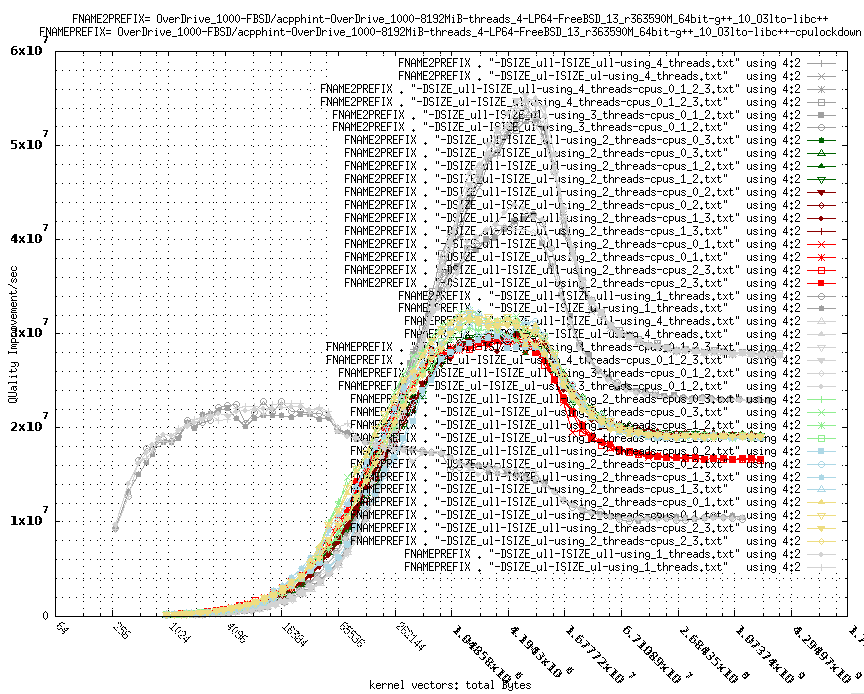

Write the gnuplot code that produced this figure.
reset session
GNUTERM = "x11"
COMPILERLIBRARY= "g++_10_O3lto-libc++-cpulockdown"
FNAMEPREFIX=     "OverDrive_1000-FBSD/acpphint-OverDrive_1000-8192MiB-threads_4-LP64-FreeBSD_13_r363590M_64bit-" . COMPILERLIBRARY
COMPILERLIBRARY2="g++_10_O3lto-libc++"
FNAME2PREFIX=    "OverDrive_1000-FBSD/acpphint-OverDrive_1000-8192MiB-threads_4-LP64-FreeBSD_13_r363590M_64bit-" . COMPILERLIBRARY2
RAMLOWERBOUND=   64
RAMUPPERBOUND=   2**34
QUIPSUPPERBOUND= 6e7
TIMELOWERBOUND=  1e-8
TIMEUPPERBOUND=  1.6
set title "FNAME2PREFIX= " . FNAME2PREFIX . "\nFNAMEPREFIX= " . FNAMEPREFIX noenhanced
set ylabel "QUality Improvement/sec"
unset logscale y
set ytics border mirror
set mytics 5
RAMLABEL= "kernel vectors: total Bytes"
RAMLOGSCALE= 4
TIMELABEL= "Median for: mean seconds per lap"
TIMELOGSCALE= 10
set xlabel RAMLABEL
set logscale x RAMLOGSCALE
set xtics border mirror in RAMLOGSCALE rotate by -45
set mxtics RAMLOGSCALE-1
set grid xtics mxtics ytics mytics
plot [RAMLOWERBOUND:RAMUPPERBOUND][0:QUIPSUPPERBOUND] \
 FNAME2PREFIX . "-DSIZE_ull-ISIZE_ull-using_4_threads.txt" using 4:2 with linespoints linecolor rgb "dark-grey" \
,FNAME2PREFIX . "-DSIZE_ul-ISIZE_ul-using_4_threads.txt"   using 4:2 with linespoints linecolor rgb "dark-grey" \
,FNAME2PREFIX . "-DSIZE_ull-ISIZE_ull-using_4_threads-cpus_0_1_2_3.txt" using 4:2 with linespoints linecolor rgb "dark-grey" \
,FNAME2PREFIX . "-DSIZE_ul-ISIZE_ul-using_4_threads-cpus_0_1_2_3.txt"   using 4:2 with linespoints linecolor rgb "dark-grey" \
,FNAME2PREFIX . "-DSIZE_ull-ISIZE_ull-using_3_threads-cpus_0_1_2.txt" using 4:2 with linespoints linecolor rgb "dark-grey" \
,FNAME2PREFIX . "-DSIZE_ul-ISIZE_ul-using_3_threads-cpus_0_1_2.txt"   using 4:2 with linespoints linecolor rgb "dark-grey" \
,FNAME2PREFIX . "-DSIZE_ull-ISIZE_ull-using_2_threads-cpus_0_3.txt" using 4:2 with linespoints linecolor rgb "dark-green" \
,FNAME2PREFIX . "-DSIZE_ul-ISIZE_ul-using_2_threads-cpus_0_3.txt"   using 4:2 with linespoints linecolor rgb "dark-green" \
,FNAME2PREFIX . "-DSIZE_ull-ISIZE_ull-using_2_threads-cpus_1_2.txt" using 4:2 with linespoints linecolor rgb "dark-green" \
,FNAME2PREFIX . "-DSIZE_ul-ISIZE_ul-using_2_threads-cpus_1_2.txt"   using 4:2 with linespoints linecolor rgb "dark-green" \
,FNAME2PREFIX . "-DSIZE_ull-ISIZE_ull-using_2_threads-cpus_0_2.txt" using 4:2 with linespoints linecolor rgb "dark-red" \
,FNAME2PREFIX . "-DSIZE_ul-ISIZE_ul-using_2_threads-cpus_0_2.txt"   using 4:2 with linespoints linecolor rgb "dark-red" \
,FNAME2PREFIX . "-DSIZE_ull-ISIZE_ull-using_2_threads-cpus_1_3.txt" using 4:2 with linespoints linecolor rgb "dark-red" \
,FNAME2PREFIX . "-DSIZE_ul-ISIZE_ul-using_2_threads-cpus_1_3.txt"   using 4:2 with linespoints linecolor rgb "dark-red" \
,FNAME2PREFIX . "-DSIZE_ull-ISIZE_ull-using_2_threads-cpus_0_1.txt" using 4:2 with linespoints linecolor rgb "red" \
,FNAME2PREFIX . "-DSIZE_ul-ISIZE_ul-using_2_threads-cpus_0_1.txt"   using 4:2 with linespoints linecolor rgb "red" \
,FNAME2PREFIX . "-DSIZE_ull-ISIZE_ull-using_2_threads-cpus_2_3.txt" using 4:2 with linespoints linecolor rgb "red" \
,FNAME2PREFIX . "-DSIZE_ul-ISIZE_ul-using_2_threads-cpus_2_3.txt"   using 4:2 with linespoints linecolor rgb "red" \
,FNAME2PREFIX . "-DSIZE_ull-ISIZE_ull-using_1_threads.txt" using 4:2 with linespoints linecolor rgb "dark-grey" \
,FNAME2PREFIX . "-DSIZE_ul-ISIZE_ul-using_1_threads.txt"   using 4:2 with linespoints linecolor rgb "dark-grey" \
,FNAMEPREFIX . "-DSIZE_ull-ISIZE_ull-using_4_threads.txt" using 4:2 with linespoints linecolor rgb "light-grey" \
,FNAMEPREFIX . "-DSIZE_ul-ISIZE_ul-using_4_threads.txt"   using 4:2 with linespoints linecolor rgb "light-grey" \
,FNAMEPREFIX . "-DSIZE_ull-ISIZE_ull-using_4_threads-cpus_0_1_2_3.txt" using 4:2 with linespoints linecolor rgb "light-grey" \
,FNAMEPREFIX . "-DSIZE_ul-ISIZE_ul-using_4_threads-cpus_0_1_2_3.txt"   using 4:2 with linespoints linecolor rgb "light-grey" \
,FNAMEPREFIX . "-DSIZE_ull-ISIZE_ull-using_3_threads-cpus_0_1_2.txt" using 4:2 with linespoints linecolor rgb "light-grey" \
,FNAMEPREFIX . "-DSIZE_ul-ISIZE_ul-using_3_threads-cpus_0_1_2.txt"   using 4:2 with linespoints linecolor rgb "light-grey" \
,FNAMEPREFIX . "-DSIZE_ull-ISIZE_ull-using_2_threads-cpus_0_3.txt" using 4:2 with linespoints linecolor rgb "light-green" \
,FNAMEPREFIX . "-DSIZE_ul-ISIZE_ul-using_2_threads-cpus_0_3.txt"   using 4:2 with linespoints linecolor rgb "light-green" \
,FNAMEPREFIX . "-DSIZE_ull-ISIZE_ull-using_2_threads-cpus_1_2.txt" using 4:2 with linespoints linecolor rgb "light-green" \
,FNAMEPREFIX . "-DSIZE_ul-ISIZE_ul-using_2_threads-cpus_1_2.txt"   using 4:2 with linespoints linecolor rgb "light-green" \
,FNAMEPREFIX . "-DSIZE_ull-ISIZE_ull-using_2_threads-cpus_0_2.txt" using 4:2 with linespoints linecolor rgb "light-blue" \
,FNAMEPREFIX . "-DSIZE_ul-ISIZE_ul-using_2_threads-cpus_0_2.txt"   using 4:2 with linespoints linecolor rgb "light-blue" \
,FNAMEPREFIX . "-DSIZE_ull-ISIZE_ull-using_2_threads-cpus_1_3.txt" using 4:2 with linespoints linecolor rgb "light-blue" \
,FNAMEPREFIX . "-DSIZE_ul-ISIZE_ul-using_2_threads-cpus_1_3.txt"   using 4:2 with linespoints linecolor rgb "light-blue" \
,FNAMEPREFIX . "-DSIZE_ull-ISIZE_ull-using_2_threads-cpus_0_1.txt" using 4:2 with linespoints linecolor rgb "light-goldenrod" \
,FNAMEPREFIX . "-DSIZE_ul-ISIZE_ul-using_2_threads-cpus_0_1.txt"   using 4:2 with linespoints linecolor rgb "light-goldenrod" \
,FNAMEPREFIX . "-DSIZE_ull-ISIZE_ull-using_2_threads-cpus_2_3.txt" using 4:2 with linespoints linecolor rgb "light-goldenrod" \
,FNAMEPREFIX . "-DSIZE_ul-ISIZE_ul-using_2_threads-cpus_2_3.txt"   using 4:2 with linespoints linecolor rgb "light-goldenrod" \
,FNAMEPREFIX . "-DSIZE_ull-ISIZE_ull-using_1_threads.txt" using 4:2 with linespoints linecolor rgb "light-grey" \
,FNAMEPREFIX . "-DSIZE_ul-ISIZE_ul-using_1_threads.txt"   using 4:2 with linespoints linecolor rgb "light-grey" \
#    EOF
